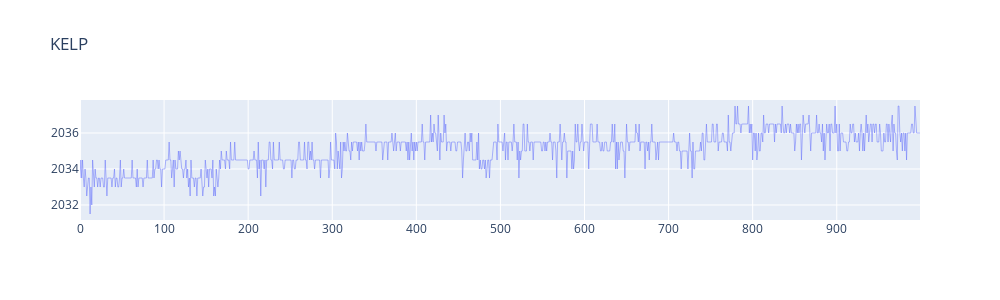
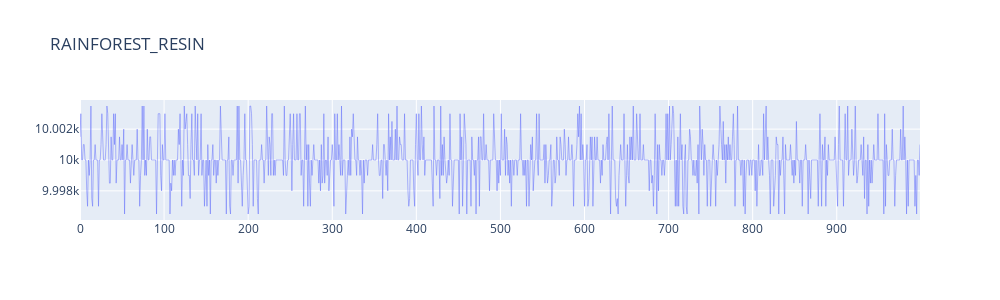
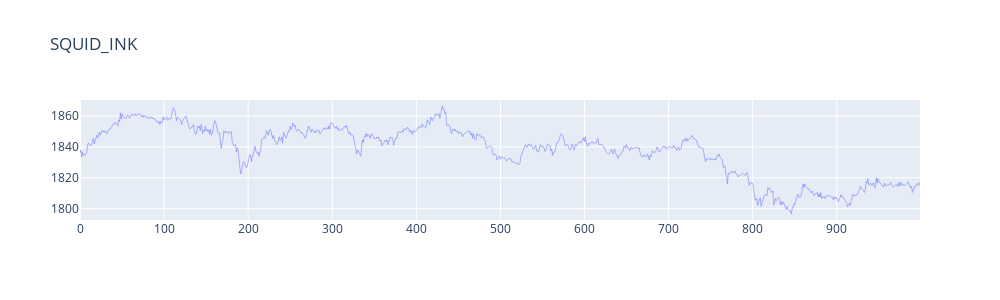

Notebook source saved alongside these figures, in order:
### Code cell
import csv
import matplotlib.pyplot as plt
import numpy as np
import plotly.graph_objects as go


def getNumber(val):
    try:
        return float(val)
    except:
        return val

def prefixSum(arr):
    for i in range(1,len(arr)):
        arr[i]+=arr[i-1]
    return arr

def readTradeCSV(filename):
    with open(filename, 'r') as file:
        csvreader = csv.reader(file,delimiter=';')
        header = next(csvreader)
        res = []
        for row in csvreader:
            nrow = [getNumber(val) for val in row]
            res+=[dict(zip(header,nrow))]
        return res

# entries = readTradeCSV("Data/round-1-island-data-bottle/prices_round_1_day_-2.csv")
# entries += readTradeCSV("Data/round-1-island-data-bottle/prices_round_1_day_-1.csv")
# entries += readTradeCSV("Data/round-1-island-data-bottle/prices_round_1_day_0.csv")
entries = readTradeCSV("r1_bad_money.csv")
print(len(entries))

products = list(set([e['product'] for e in entries]))
groupedEntries = dict(zip(products,[[] for _ in range(len(products))]))
for ent in entries:
    groupedEntries[ent['product']]+=[ent]

def getGroupedProp(name):
    return [np.array([ent[name] for ent in group]) for (_,group) in groupedEntries.items()]

# good_test = [[{k: v for k, v in ent.items() if k not in ['profit_and_loss']} for ent in group] for (_,group) in groupedEntries.items()]

prices = getGroupedProp('mid_price')

'''
for i in range(len(products)):
    print(products[i])
    plt.figure(figsize=(18,4))
    
    plt.plot(prices[i], linewidth=.3)  # Thinner line


    plt.show()
'''

for i in range(len(products)):
    print(products[i])
    fig = go.Figure()
    fig.add_trace(go.Scatter(y=prices[i], mode='lines', line=dict(width=0.5)))
    fig.update_layout(title=products[i], height=300, width=1000)
    fig.show()

### Figure 1 — Plotly figure (JSON) as saved in the notebook; plotly's stock layout.template omitted (floating-point values rounded to 4 significant figures; data arrays with more than 128 entries replaced by an {"elided": "..."} marker saying what was removed)
{"data": [{"line": {"width": 0.5}, "mode": "lines", "type": "scatter", "y": {"elided": "1000 float values"}}], "layout": {"height": 300, "title": {"text": "KELP"}, "width": 1000}}

### Figure 2 — Plotly figure (JSON) as saved in the notebook; plotly's stock layout.template omitted (floating-point values rounded to 4 significant figures; data arrays with more than 128 entries replaced by an {"elided": "..."} marker saying what was removed)
{"data": [{"line": {"width": 0.5}, "mode": "lines", "type": "scatter", "y": {"elided": "1000 float values"}}], "layout": {"height": 300, "title": {"text": "RAINFOREST_RESIN"}, "width": 1000}}

### Figure 3 — Plotly figure (JSON) as saved in the notebook; plotly's stock layout.template omitted (floating-point values rounded to 4 significant figures; data arrays with more than 128 entries replaced by an {"elided": "..."} marker saying what was removed)
{"data": [{"line": {"width": 0.5}, "mode": "lines", "type": "scatter", "y": {"elided": "1000 float values"}}], "layout": {"height": 300, "title": {"text": "SQUID_INK"}, "width": 1000}}
